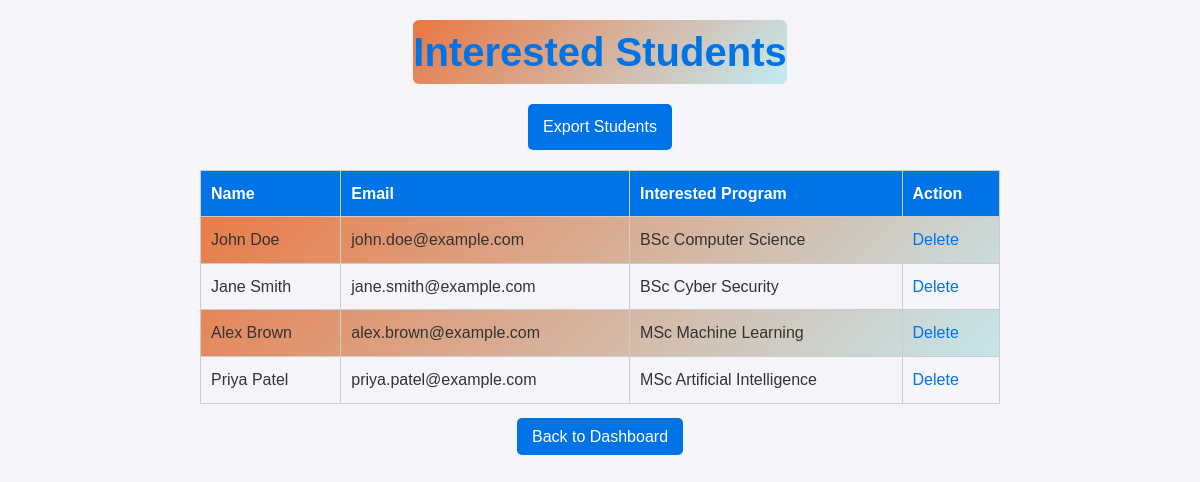
The app's page /admin/students.php (signed in) with its own data.
### tables this page shows
CREATE TABLE `InterestedStudents` (
  `InterestID` int(11) NOT NULL,
  `ProgrammeID` int(11) NOT NULL,
  `StudentName` varchar(100) NOT NULL,
  `Email` varchar(255) NOT NULL,
  `RegisteredAt` timestamp NOT NULL DEFAULT current_timestamp()
);

CREATE TABLE `Programmes` (
  `ProgrammeID` int(11) NOT NULL,
  `ProgrammeName` text NOT NULL,
  `LevelID` int(11) DEFAULT NULL,
  `ProgrammeLeaderID` int(11) DEFAULT NULL,
  `Description` text DEFAULT NULL,
  `Image` text DEFAULT NULL
);

### admin/students.php (the view, shortened to what this page needs)
<?php
include '../includes/db_connect.php';
$sql = "SELECT isd.InterestID, isd.StudentName, isd.Email, p.ProgrammeName FROM InterestedStudents isd INNER JOIN Programmes p ON isd.ProgrammeID = p.ProgrammeID";
$result = $conn->query($sql);
?>
<!DOCTYPE html>
<html>
<head>
    <link rel="stylesheet" href="../css/stylesadminstudents.css">
</head>
<body>
   <h1>Interested Students</h1>
    <a href="export_students.php" class="admin-button">Export Students</a>
    <table>
        <thead>
            <tr>
                <th>Name</th>
                <th>Email</th>
                <th>Interested Program</th>
                <th>Action</th>
            </tr>
        </thead>
        <tbody>
            <?php if ($result && $result->num_rows > 0): ?>
                <?php while ($row = $result->fetch_assoc()): ?>
                    <tr>
                        <td><?php echo htmlspecialchars($row['StudentName']); ?></td>
                        <td><?php echo htmlspecialchars($row['Email']); ?></td>
                        <td><?php echo htmlspecialchars($row['ProgrammeName']); ?></td>
                        <td><a href="delete_student.php?id=<?php echo htmlspecialchars($row['InterestID']); ?>">Delete</a></td>
                    </tr>
                <?php endwhile; ?>
            <?php else: ?>
                <tr>
                    <td colspan="4">No students found.</td>
                </tr>
            <?php endif; ?>
        </tbody>
    </table>
    <p><a href="index.php" class="admin-button">Back to Dashboard</a></p>
</body>
</html>

### css/stylesadminstudents.css (style rules this page uses)
* { margin: 0; padding: 0; box-sizing: border-box; font-family: 'Arial', sans-serif; }
body { background-color: #f4f4f9; color: #333; line-height: 1.6; padding: 20px; display: flex; flex-direction: column; align-items: center; background-image: url('../images/background3.jpg'); background-size: cover; background-repeat: no-repeat; background-position: center center; }
h1 { font-size: 2.5rem; margin-bottom: 20px; color: #0073e6; background: linear-gradient(135deg, #eb7640, #c3ebf3); border-radius: 6px; }
.admin-button { background: #0073e6; color: white; border: none; padding: 10px 15px; border-radius: 5px; cursor: pointer; text-decoration: none; margin-bottom: 20px; }
table { width: 100%; max-width: 800px; border-collapse: collapse; margin-bottom: 20px; background: linear-gradient(135deg, #eb7640, #c3ebf3); }
table th, table td { border: 1px solid #ccc; padding: 10px; text-align: left; }
table th { background: #0073e6; color: white; }
table tr:nth-child(even) { background: #f4f4f9; }
a { color: #0073e6; text-decoration: none; }

### records on screen
interestedstudents: StudentName "John Doe", Email "john.doe@example.com", ProgrammeID.ProgrammeName "BSc Computer Science"
interestedstudents: StudentName "Jane Smith", Email "jane.smith@example.com", ProgrammeID.ProgrammeName "BSc Cyber Security"
interestedstudents: StudentName "Alex Brown", Email "alex.brown@example.com", ProgrammeID.ProgrammeName "MSc Machine Learning"
interestedstudents: StudentName "Priya Patel", Email "priya.patel@example.com", ProgrammeID.ProgrammeName "MSc Artificial Intelligence"
